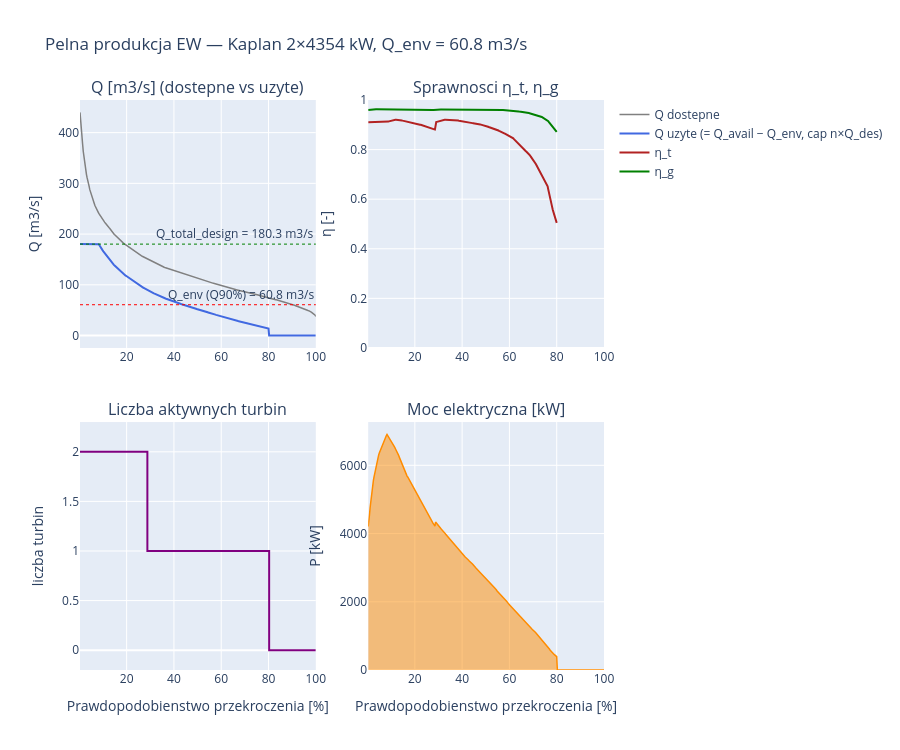

Notebook source saved alongside this figure:
### Markdown cell above
### Wykres produkcji vs procent przekroczenia

**Prompt do LLM:**
> *"Narysuj 4 wykresy w siatce 2x2: (1) Q dostepne i Q uzyte, (2) sprawnosci η_t i η_g,
> (3) liczba aktywnych turbin, (4) moc elektryczna. Wszystko vs procent przekroczenia."*

### Code cell
fig = make_subplots(rows=2, cols=2,
    subplot_titles=['Q [m3/s] (dostepne vs uzyte)', 'Sprawnosci η_t, η_g',
                    'Liczba aktywnych turbin', 'Moc elektryczna [kW]'],
    vertical_spacing=0.13, horizontal_spacing=0.10)

pct = result['pct'].values
Q_total_design = Q_design * N_TURBINES  # cap przy ktorym plant pracuje na pelnej mocy

# Maski: 'plant pracuje' (n_active > 0) — uzywane do NaN-gap eta i P
running = result['n_active'].values > 0
eta_t_plot = np.where(running, result['eta_t'].values, np.nan)
eta_g_plot = np.where(running, result['eta_g'].values, np.nan)

# (1) Q
fig.add_trace(go.Scatter(x=pct, y=result['Q_avail'], mode='lines',
    name='Q dostepne', line=dict(color='gray', width=1.5)), row=1, col=1)
fig.add_trace(go.Scatter(x=pct, y=result['Q_used'], mode='lines',
    name='Q uzyte (= Q_avail − Q_env, cap n×Q_des)', line=dict(color='royalblue', width=2)), row=1, col=1)
# Referencje
fig.add_hline(y=Q_total_design, line=dict(color='green', dash='dot', width=1),
    annotation_text=f'Q_total_design = {Q_total_design:.1f} m3/s', row=1, col=1)
fig.add_hline(y=Q_ENV, line=dict(color='red', dash='dot', width=1),
    annotation_text=f'Q_env (Q90%) = {Q_ENV:.1f} m3/s', row=1, col=1)

# (2) sprawnosci — NaN-gap gdy plant stoi
fig.add_trace(go.Scatter(x=pct, y=eta_t_plot, mode='lines',
    name='η_t', connectgaps=False, line=dict(color='firebrick', width=2)), row=1, col=2)
fig.add_trace(go.Scatter(x=pct, y=eta_g_plot, mode='lines',
    name='η_g', connectgaps=False, line=dict(color='green', width=2)), row=1, col=2)

# (3) n_active (step)
fig.add_trace(go.Scatter(x=pct, y=result['n_active'], mode='lines',
    name='n_active', line=dict(color='purple', width=2, shape='hv'),
    showlegend=False), row=2, col=1)

# (4) P_el
fig.add_trace(go.Scatter(x=pct, y=result['P_el_kW'], mode='lines',
    name='P_el [kW]', fill='tozeroy',
    line=dict(color='darkorange', width=1.5), showlegend=False), row=2, col=2)

fig.update_xaxes(title_text='Prawdopodobienstwo przekroczenia [%]', row=2, col=1)
fig.update_xaxes(title_text='Prawdopodobienstwo przekroczenia [%]', row=2, col=2)
fig.update_yaxes(title_text='Q [m3/s]', row=1, col=1)
fig.update_yaxes(title_text='η [-]', range=[0, 1], row=1, col=2)
fig.update_yaxes(title_text='liczba turbin', range=[-0.2, N_TURBINES + 0.3], row=2, col=1)
fig.update_yaxes(title_text='P [kW]', row=2, col=2)
fig.update_layout(height=750, hovermode='x unified',
    title=f'Pelna produkcja EW — Kaplan {N_TURBINES}×{P_rated_unit_kW:.0f} kW, Q_env = {Q_ENV:.1f} m3/s')
fig.show()

print('Jak czytac wykresy:')
print(f'  - Q_used jest STALE = Q_total_design ({Q_total_design:.0f} m3/s) na lewej stronie:')
print('    przy bardzo duzych dostepnych przeplywach woda powyzej zdolnosci plantu IDZIE NA PRZELEW.')
print(f'  - n_active rosnie skokowo gdy Q_used przekracza kolejne wielokrotnosci Q_design ({Q_design:.0f} m3/s na turbine).')
print('  - eta ma SKOK w dol w punktach przelaczania n_active (1→2): kazda turbina')
print('    skacze z ~100% obciazenia na ~50%, eta z 0.91 na 0.88.')
print('  - eta jest NaN (przerwa) gdy plant stoi (n_active == 0).')

### Figure 1 — Plotly figure (JSON) as saved in the notebook; plotly's stock layout.template omitted (floating-point values rounded to 4 significant figures; data arrays with more than 128 entries replaced by an {"elided": "..."} marker saying what was removed)
{"data": [{"line": {"color": "gray", "width": 1.5}, "mode": "lines", "name": "Q dostepne", "type": "scatter", "x": {"elided": "365 float values"}, "xaxis": "x", "y": {"elided": "365 float values"}, "yaxis": "y"}, {"line": {"color": "royalblue", "width": 2}, "mode": "lines", "name": "Q uzyte (= Q_avail − Q_env, cap n×Q_des)", "type": "scatter", "x": {"elided": "365 float values"}, "xaxis": "x", "y": {"elided": "365 float values"}, "yaxis": "y"}, {"connectgaps": false, "line": {"color": "firebrick", "width": 2}, "mode": "lines", "name": "η_t", "type": "scatter", "x": {"elided": "365 float values"}, "xaxis": "x2", "y": {"elided": "365 float values"}, "yaxis": "y2"}, {"connectgaps": false, "line": {"color": "green", "width": 2}, "mode": "lines", "name": "η_g", "type": "scatter", "x": {"elided": "365 float values"}, "xaxis": "x2", "y": {"elided": "365 float values"}, "yaxis": "y2"}, {"line": {"color": "purple", "shape": "hv", "width": 2}, "mode": "lines", "name": "n_active", "showlegend": false, "type": "scatter", "x": {"elided": "365 float values"}, "xaxis": "x3", "y": {"elided": "365 int values"}, "yaxis": "y3"}, {"fill": "tozeroy", "line": {"color": "darkorange", "width": 1.5}, "mode": "lines", "name": "P_el [kW]", "showlegend": false, "type": "scatter", "x": {"elided": "365 float values"}, "xaxis": "x4", "y": {"elided": "365 float values"}, "yaxis": "y4"}], "layout": {"annotations": [{"font": {"size": 16}, "showarrow": false, "text": "Q [m3/s] (dostepne vs uzyte)", "x": 0.225, "xanchor": "center", "xref": "paper", "y": 1.0, "yanchor": "bottom", "yref": "paper"}, {"font": {"size": 16}, "showarrow": false, "text": "Sprawnosci η_t, η_g", "x": 0.775, "xanchor": "center", "xref": "paper", "y": 1.0, "yanchor": "bottom", "yref": "paper"}, {"font": {"size": 16}, "showarrow": false, "text": "Liczba aktywnych turbin", "x": 0.225, "xanchor": "center", "xref": "paper", "y": 0.435, "yanchor": "bottom", "yref": "paper"}, {"font": {"size": 16}, "showarrow": false, "text": "Moc elektryczna [kW]", "x": 0.775, "xanchor": "center", "xref": "paper", "y": 0.435, "yanchor": "bottom", "yref": "paper"}, {"showarrow": false, "text": "Q_total_design = 180.3 m3/s", "x": 1, "xanchor": "right", "xref": "x domain", "y": 180.3, "yanchor": "bottom", "yref": "y"}, {"showarrow": false, "text": "Q_env (Q90%) = 60.8 m3/s", "x": 1, "xanchor": "right", "xref": "x domain", "y": 60.77, "yanchor": "bottom", "yref": "y"}], "height": 750, "hovermode": "x unified", "shapes": [{"line": {"color": "green", "dash": "dot", "width": 1}, "type": "line", "x0": 0, "x1": 1, "xref": "x domain", "y0": 180.3, "y1": 180.3, "yref": "y"}, {"line": {"color": "red", "dash": "dot", "width": 1}, "type": "line", "x0": 0, "x1": 1, "xref": "x domain", "y0": 60.77, "y1": 60.77, "yref": "y"}], "title": {"text": "Pelna produkcja EW — Kaplan 2×4354 kW, Q_env = 60.8 m3/s"}, "xaxis": {"anchor": "y", "domain": [0.0, 0.45]}, "xaxis2": {"anchor": "y2", "domain": [0.55, 1.0]}, "xaxis3": {"anchor": "y3", "domain": [0.0, 0.45], "title": {"text": "Prawdopodobienstwo przekroczenia [%]"}}, "xaxis4": {"anchor": "y4", "domain": [0.55, 1.0], "title": {"text": "Prawdopodobienstwo przekroczenia [%]"}}, "yaxis": {"anchor": "x", "domain": [0.565, 1.0], "title": {"text": "Q [m3/s]"}}, "yaxis2": {"anchor": "x2", "domain": [0.565, 1.0], "range": [0, 1], "title": {"text": "η [-]"}}, "yaxis3": {"anchor": "x3", "domain": [0.0, 0.435], "range": [-0.2, 2.3], "title": {"text": "liczba turbin"}}, "yaxis4": {"anchor": "x4", "domain": [0.0, 0.435], "title": {"text": "P [kW]"}}}}
